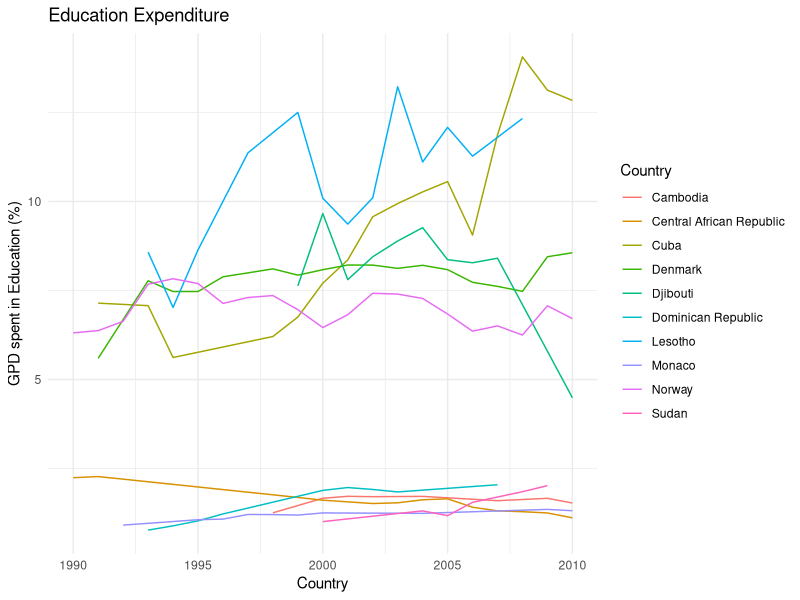
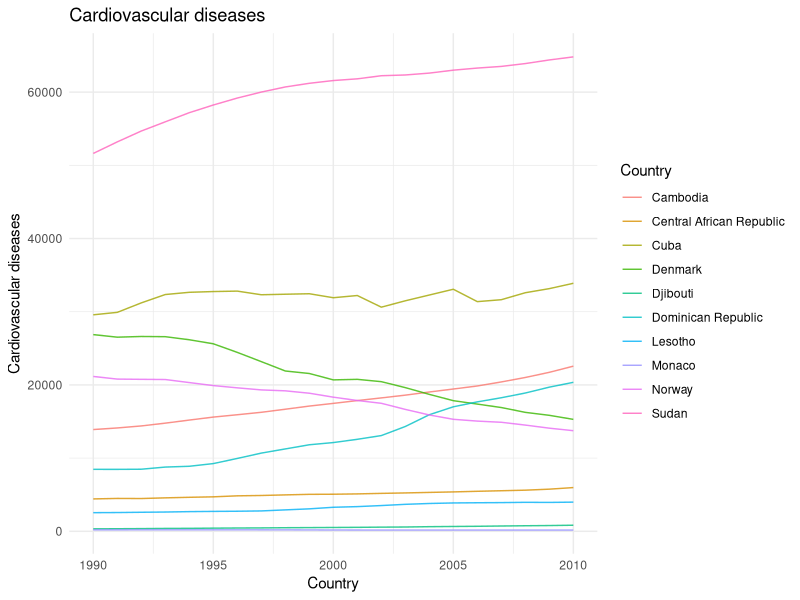

Source code (R) for these figures, in order:
## ---- chunk 1
knitr::opts_chunk$set(echo = TRUE)
## ---- chunk 2
library(tidyverse)
library(dplyr)
library(ggplot2)
library(scales)


annualdeath <- read.csv("../Dataset/annual-number-of-deaths-by-cause.csv", header = TRUE)
governmentEducationExpenditure  <- read.csv("../Dataset/total-government-expenditure-on-education-gdp.csv", header = TRUE)
enrolment_ratio_teritiary_education <- read.csv("../Dataset/enrolment-ratio-teritiary-education.csv", header = TRUE)
waterAccess <- read.csv("../Dataset/water-withdrawals-per-capita.csv")
poptotal <- read.csv("../Dataset/number-of-deaths-per-year.csv")
## ---- chunk 3

annualdeath <- annualdeath %>% filter(Code != "");
governmentEducationExpenditure <- governmentEducationExpenditure  %>% filter(Code != "");
waterAccess <- waterAccess %>% filter(Code != "");

## ---- chunk 4
colnames(annualdeath) <- c("Country","Code","Year","Meningitis","Alzheimers disease","Parkinsons disease","Nutritional deficiencies","Malaria",
"Drowning","Interpersonal violence", "Maternal disorders", "HIV AIDS" , "Drug use disorders", "Tuberculosis", "Cardiovascular diseases", "Lower respiratory infections", "Neonatal disorders","Alcohol use disorders", "Self harm", "Exposure to forces of nature", "Diarrheal diseases", "Environmental heat and cold exposure", "Neoplasms", "Conflict and terrorism", "Diabetes mellitus", "Chronic kidney disease", "Poisonings", "Protein energy malnutrition", "Road injuries", "Chronic respiratory diseases", "Cirrhosis and other chronic liver diseases", "Digestive diseases","Fire heat and hot substances","Acute hepatitis", "Measles"
)
colnames(governmentEducationExpenditure) <- c("Country","Code","Year", "GPD spent in Education (%)")

colnames(enrolment_ratio_teritiary_education) <- c("Country","Year","Gender","Age", "Units", "Enrolment ration (%)")

colnames(waterAccess) <- c("Country","Code", "Year", "Water withdrawal per capita ()")

colnames(poptotal) <- c("Country","Code", "Year","Deaths", "Death_mean")
## ---- chunk 5

annualdeath <- select(annualdeath,-Code, -`Interpersonal violence`, -`Fire heat and hot substances`, -`Road injuries`, -`Conflict and terrorism`, -`Exposure to forces of nature`, -`Self harm` , -`Alzheimers disease` , -`Parkinsons disease`, -`Drowning`, -`Maternal disorders`, -`Drug use disorders`, -`Alcohol use disorders` , -`Environmental heat and cold exposure`, -`Poisonings`, -`Neonatal disorders`, -`Nutritional deficiencies` , -`Meningitis`)

governmentEducationExpenditure <- select(governmentEducationExpenditure, -Code)

enrolment_ratio_teritiary_education <- select(enrolment_ratio_teritiary_education, -Units, -Age,)

waterAccess <- select(waterAccess, -Code)

poptotal <- select(poptotal,Country, Year, Deaths)

## ---- chunk 6
annualdeath$`Respiratory diseases` <- annualdeath$`Lower respiratory infections` + annualdeath$`Chronic respiratory diseases`

annualdeath$`Digestives diseases` <- annualdeath$`Digestive diseases` + annualdeath$`Cirrhosis and other chronic liver diseases` + annualdeath$`Acute hepatitis`

annualdeath$`Infectious diseases` <- annualdeath$`Malaria` + annualdeath$`Tuberculosis` + annualdeath$`HIV AIDS` + annualdeath$`Measles` + annualdeath$`Diarrheal diseases`

annualdeath$`Other non communicable diseases` <- annualdeath$`Chronic kidney disease` + annualdeath$`Protein energy malnutrition`


annualdeath <- select(annualdeath, -`Lower respiratory infections` , -`Chronic respiratory diseases`, -`Tuberculosis` , -`Digestive diseases`, -`Cirrhosis and other chronic liver diseases`, -`Acute hepatitis`, -`Malaria` , -`HIV AIDS`, -`Measles` , -`Chronic kidney disease` , -`Protein energy malnutrition` ,-`Diarrheal diseases`)
## ---- chunk 7
pays_non_observés_annual_death <- annualdeath %>% group_by(Country) %>% filter(n() < 5)
pays_non_observés_annual_death <- pays_non_observés_annual_death %>% group_by(Country) %>% count()


pays_non_observés_government_exp <- governmentEducationExpenditure %>% group_by(Country) %>% filter(n() < 5)
pays_non_observés_government_exp <- pays_non_observés_government_exp %>% group_by(Country) %>% count()

pays_non_observés_enrolment_ratio_teritiary_education <- enrolment_ratio_teritiary_education %>% group_by(Country) %>% filter(n() < 5)
pays_non_observés_enrolment_ratio_teritiary_education <- pays_non_observés_enrolment_ratio_teritiary_education  %>% group_by(Country) %>% count()

pays_non_observés_water_access <- waterAccess  %>% group_by(Country) %>% filter(n() < 1)
pays_non_observés_water_access <- pays_non_observés_water_access  %>% group_by(Country) %>% count()

print(pays_non_observés_government_exp)
print(pays_non_observés_annual_death)
print(pays_non_observés_enrolment_ratio_teritiary_education)
print(pays_non_observés_water_access)
## ---- chunk 8
annualdeath <- annualdeath %>% filter(Year<2011);

governmentEducationExpenditure <- governmentEducationExpenditure  %>% filter(Year<2011) %>%filter(Year>1989);

enrolment_ratio_teritiary_education <- enrolment_ratio_teritiary_education  %>% filter(Year<2011) %>%filter(Year>1989)  %>%filter(Gender == "All genders") ;

waterAccess <- waterAccess %>% filter(Year<2011) %>%filter(Year>1989)

poptotal <- poptotal  %>% filter(Year<2011) %>%filter(Year>1989)
## ---- chunk 9
governmentEducationExpenditure <- governmentEducationExpenditure %>% group_by(Country) %>% filter(n() > 5) %>% filter(Country != "World")

annualdeath <- annualdeath %>% group_by(Country) %>% filter(n() > 5) %>% filter(Country != "World")

enrolment_ratio_teritiary_education <- enrolment_ratio_teritiary_education %>% group_by(Country) %>% filter(n() > 5) %>% filter(!grepl("^MDG_", Country))

waterAccess <- waterAccess %>% group_by(Country) %>% filter(n() > 1)

## ---- chunk 10
governmentEducationExpenditure %>% group_by(Country)%>%count()

annualdeath %>% group_by(Country)%>%count()

enrolment_ratio_teritiary_education %>% group_by(Country)%>%count()

waterAccess %>% group_by(Country)%>%count()
## ---- chunk 11
governmentEducationExpenditure %>% group_by(Country)%>%summarise() %>% nrow()
annualdeath  %>% group_by(Country)%>%summarise() %>% nrow()
enrolment_ratio_teritiary_education  %>% group_by(Country)%>%summarise() %>% nrow()
waterAccess  %>% group_by(Country)%>%summarise() %>% nrow()
## ---- chunk 12

annualdeath <- merge(annualdeath, poptotal[, c("Country", "Year", "Deaths")], by = c("Country", "Year"))

annualdeath$`Cardiovascular diseases prop (%)` <- annualdeath$`Cardiovascular diseases` / annualdeath$Deaths
annualdeath$`Neoplasms prop (%)` <- annualdeath$Neoplasms / annualdeath$Deaths
annualdeath$`Diabetes mellitus prop (%)` <- annualdeath$`Diabetes mellitus` / annualdeath$Deaths
annualdeath$`Respiratory diseases prop (%)` <- annualdeath$`Respiratory diseases` /  annualdeath$Deaths
annualdeath$`Digestives diseases prop (%)` <- annualdeath$`Digestives diseases` /  annualdeath$Deaths
annualdeath$`Infectious diseases prop (%)` <- annualdeath$`Infectious diseases` /  annualdeath$Deaths
annualdeath$`Other non communicable diseases (%)` <- annualdeath$`Other non communicable diseases` /  annualdeath$Deaths 
## ---- chunk 13
governmentEducationExpenditure_mean <- governmentEducationExpenditure %>%
  group_by(Country) %>%
  summarise(Mean_GPD_spent = mean(`GPD spent in Education (%)`))

governmentEducationExpenditure_valmax <- governmentEducationExpenditure_mean %>% top_n(5, wt = `Mean_GPD_spent`)

governmentEducationExpenditure_valmin <- governmentEducationExpenditure_mean %>% slice_min(`Mean_GPD_spent`, n = 5)

print(governmentEducationExpenditure_valmin$Country)

print(governmentEducationExpenditure_valmax$Country)
## ---- chunk 14
pays_min_gov_exp <- filter(governmentEducationExpenditure, Country %in% c("Monaco", "Sudan", "Dominican Republic" , "Central African Republic","Cambodia"))

pays_max_gov_exp <- filter(governmentEducationExpenditure, Country %in% c("Cuba","Denmark",  "Djibouti", "Lesotho","Norway"))

pays_combinés_gov_exp <- filter(governmentEducationExpenditure, Country %in% c("Cuba","Denmark",  "Djibouti", "Lesotho","Norway","Monaco", "Sudan", "Dominican Republic" , "Central African Republic","Cambodia"))

pays_h1_death <- select(annualdeath,Country,Year,`Cardiovascular diseases`) %>% filter(Country %in% c("Cuba","Denmark",  "Djibouti", "Lesotho","Norway","Monaco", "Sudan", "Dominican Republic" , "Central African Republic","Cambodia"))  

## ---- chunk 15
ggplot(data = pays_combinés_gov_exp, aes(x = Year, y = `GPD spent in Education (%)`, group = Country, color = Country)) +
  geom_line() +
  labs(title = "Education Expenditure",
       x = "Country",
       y = "GPD spent in Education (%)") +
  theme_minimal()

## ---- chunk 16
ggplot(data = pays_h1_death, aes(x = Year, y = `Cardiovascular diseases`, group = Country, color = Country)) +
  geom_line() +
  labs(title = "Cardiovascular diseases",
       x = "Country",
       y = "Cardiovascular diseases") +
  theme_minimal()+
scale_color_manual(values = alpha(hue_pal()(length(unique(pays_h1_death$Country))), 0.8))

